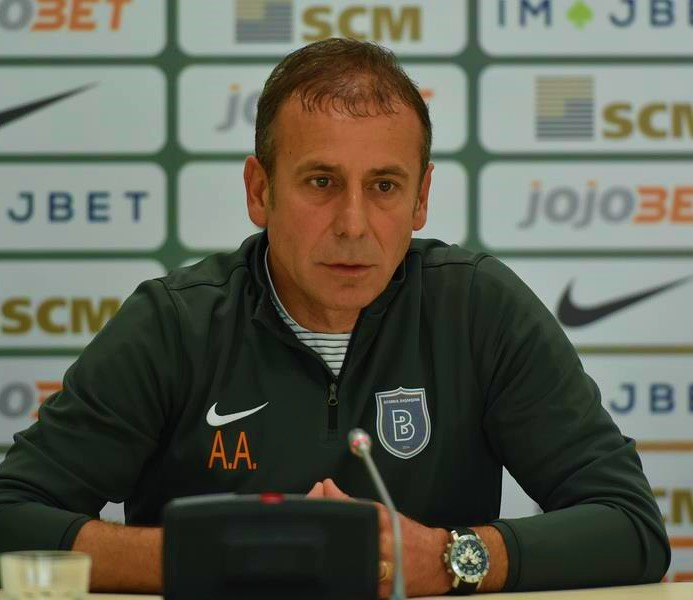
#> input picture faces/src/avci.jpg, 693 x 600 px, found by its file name; its folder holds 4 pictures in this run
$ python crop_faces.py
#> lines starting #> are read from the running program, lines starting #| are printed output that depends on the picture; after the words box and inside, x2 and y2 are one past the last pixel; in counts of white or black regions, pixels touching at a corner belong together
import json, os, sys
from PIL import Image, ImageDraw, ImageOps
src='/home/user/okan-the-barbarian/faces/src'; dst='/home/user/okan-the-barbarian/faces'
det=json.load(open(os.path.join(os.path.dirname(__file__),'face_boxes.json')))
#> (reads scripts/face_boxes.json from the repository)
# per-person tweaks: (scale, dx, dy) in units of detected box width
tweak=json.loads(sys.argv[1]) if len(sys.argv)>1 else {}
OW,OH=320,333
tiles=[]
for pid,v in det.items():
    x,y,bw,bh=v['faces'][0]
    s,dx,dy=tweak.get(pid,[1.24,0,0.02])
    cx=x+bw/2+dx*bw; cy=y+bh/2+dy*bw
    w=s*bw; h=w*OH/OW
    im=Image.open(f'{src}/{pid}.jpg').convert('RGB')
#> im is the input picture: PIL image 693x600 RGB; mean R, G, B 94.4, 95.8, 82.5
    box=(int(cx-w/2),int(cy-h/2),int(cx+w/2),int(cy+h/2))
    # pad if crop leaves the image
    pad=max(0,-box[0],-box[1],box[2]-im.width,box[3]-im.height)
#> pad = 0
    if pad: im=ImageOps.expand(im,pad,fill=im.getpixel((0,0))); box=tuple(b+pad for b in box)
    c=im.crop(box).resize((OW,OH),Image.LANCZOS)
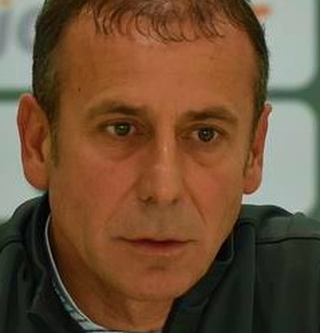
#> c: PIL image 320x333 RGB; mean R, G, B 109.4, 80.4, 55.6
    c.save(f'{dst}/{pid}.jpg',quality=88)
    m=Image.new('L',(OW,OH),0); ImageDraw.Draw(m).ellipse([0,0,OW-1,OH-1],fill=255)
#> after `m = Image.new('L', (OW, OH), 0)`: m: PIL image 320x333 L; every value is 0
#> after `ImageDraw.Draw(m).ellipse([0, 0, OW - 1, OH - 1], fill=255)`:
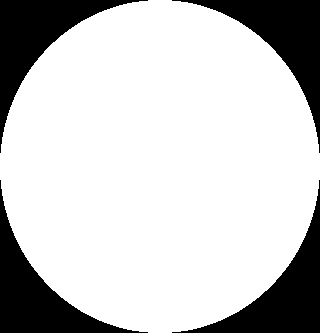
#> m: PIL image 320x333 L; 78.5% white; 4 black regions, box (x1, y1, x2, y2) and area: (0, 0, 148, 153) 5726, (172, 0, 320, 153) 5726, (0, 180, 148, 333) 5726, (172, 180, 320, 333) 5726
    t=Image.new('RGB',(OW,OH+20),'#2f8f3a'); t.paste(c,(0,0),m); ImageDraw.Draw(t).text((6,OH+4),pid,fill='white'); tiles.append(t.resize((200,221)))
#> after `t = Image.new('RGB', (OW, OH + 20), '#2f8f3a')`:
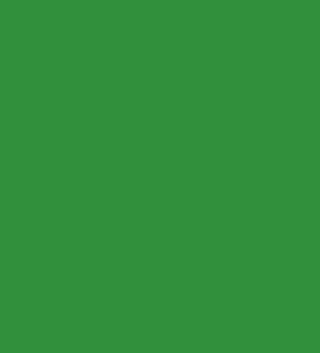
#> t: PIL image 320x353 RGB; mean R, G, B 47, 143, 58
#> after `t.paste(c, (0, 0), m)`:
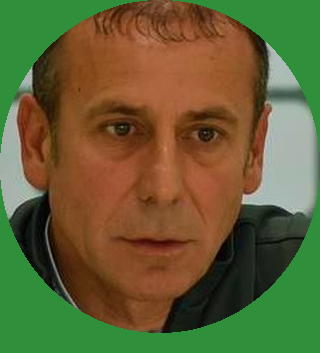
#> t: PIL image 320x353 RGB; mean R, G, B 99.5, 96.2, 52.9
#> pass 2 of the loop `for pid,v in det.items():`:
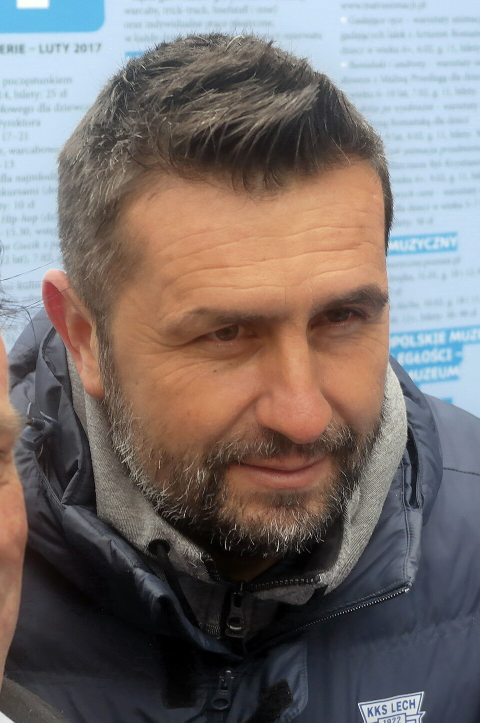
#> input picture faces/src/bjelica.jpg, 960 x 1445 px, found by its file name (shown at 1/2 size)
#> im is the input picture: PIL image 960x1445 RGB; mean R, G, B 120, 112.1, 110.5
#> im: PIL image 984x1469 RGB
#> `c=im.crop(box).resize((OW,OH),Image.LANCZOS)`:
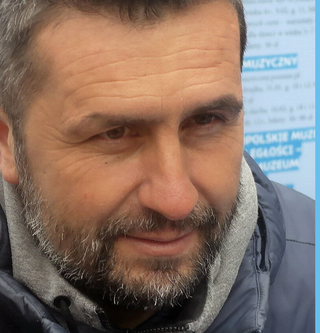
#> c: PIL image 320x333 RGB; mean R, G, B 135.4, 114.9, 104.2
#> `t.paste(c, (0, 0), m)`:
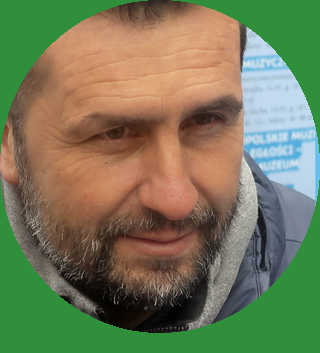
#> t: PIL image 320x353 RGB; mean R, G, B 117.7, 122.5, 89.3
#> pass 3 of the loop `for pid,v in det.items():`:
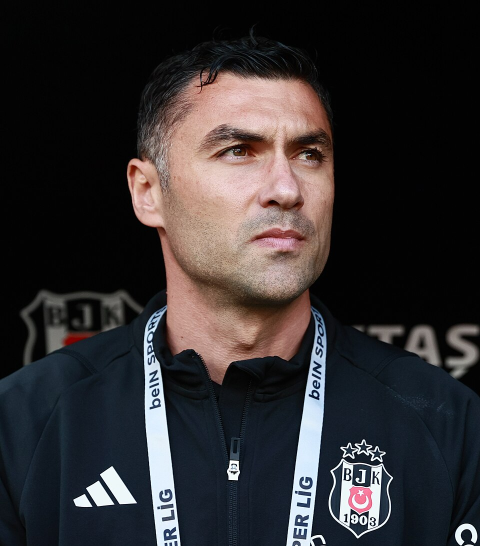
#> input picture faces/src/burak.jpg, 960 x 1092 px, found by its file name (shown at 1/2 size)
#> im is the input picture: PIL image 960x1092 RGB; mean R, G, B 49.8, 46.3, 47.7
#> `c=im.crop(box).resize((OW,OH),Image.LANCZOS)`:
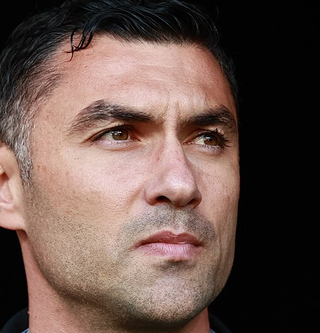
#> c: PIL image 320x333 RGB; mean R, G, B 101.9, 81.2, 74.1
#> `t.paste(c, (0, 0), m)`:
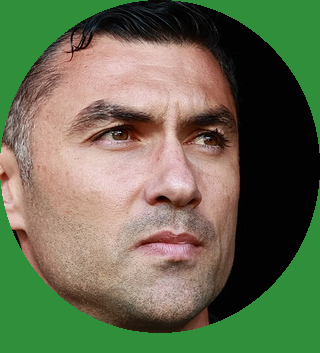
#> t: PIL image 320x353 RGB; mean R, G, B 102.1, 108.8, 80.4
#> (the run stopped early here; a loop or call above may not have finished)
